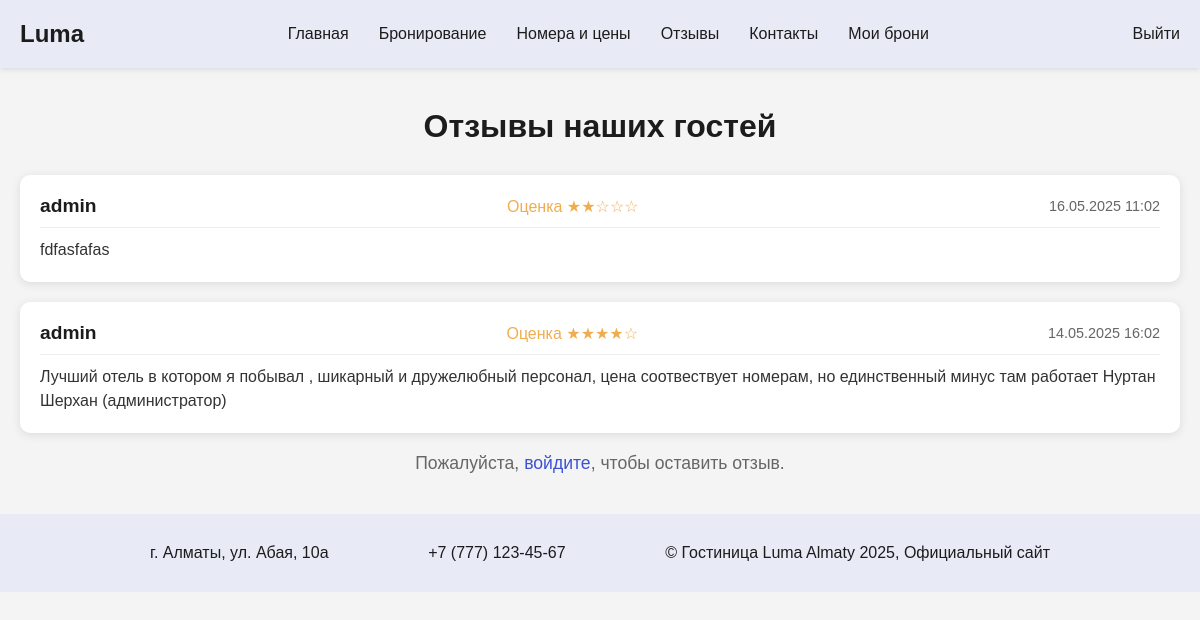
The page /reviews/ on the database as committed earlier.
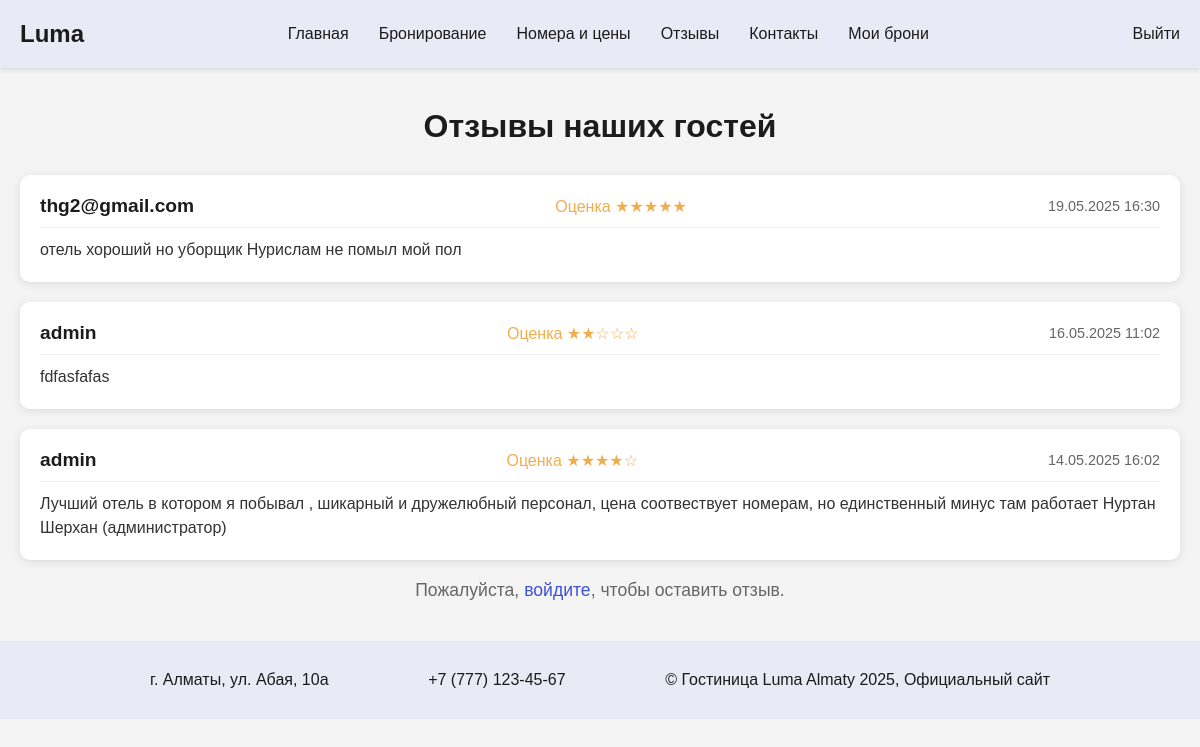
The same page on the database as committed later.
### booking/models.py (models this page shows, shortened)
class Review(models.Model):
    user = models.ForeignKey(User, on_delete=models.CASCADE, verbose_name="Пользователь")
    booking = models.ForeignKey(Booking, on_delete=models.CASCADE, null=True, blank=True, verbose_name="Бронирование")
    rating = models.IntegerField(validators=[MinValueValidator(1), MaxValueValidator(5)], verbose_name="Оценка")
    comment = models.TextField(verbose_name="Комментарий")
    created_at = models.DateTimeField(auto_now_add=True, verbose_name="Дата написания")
    is_approved = models.BooleanField(default=False, verbose_name="Одобрено")
    class Meta:
        verbose_name = "Отзыв"
        verbose_name_plural = "Отзывы"

### booking/views.py (the view)
# urls.py: path('reviews/', views.reviews_view, name='reviews'),
def reviews_view(request):
    reviews = Review.objects.filter(is_approved=True).order_by('-created_at')
    if request.method == 'POST':
        if not request.user.is_authenticated:
            messages.error(request, "Пожалуйста, войдите, чтобы оставить отзыв.")
            return redirect('login')
        form = ReviewForm(request.POST)
        if form.is_valid():
            review = form.save(commit=False)
            review.user = request.user
            review.save()
            messages.success(request, "Ваш отзыв отправлен на модерацию!")
            logger.info(f"Review submitted: User={request.user.username}, Rating={review.rating}")
            return redirect('reviews')
        else:
            logger.warning(f"Review form validation failed: {form.errors}")
    else:
        form = ReviewForm()
    return render(request, 'reviews.html', {'reviews': reviews, 'form': form})

### booking/templates/reviews.html (shortened to what this page needs)
{% load static %}
<!DOCTYPE html>
<html lang="ru">
<head>
    <link rel="stylesheet" href="{% static 'reviews.css' %}">
</head>
<body>
    <header>
        <div class="logo">Luma</div>
        <nav>
            <ul>
                <li><a href="{% url 'home' %}">Главная</a></li>
                <li><a href="{% url 'booking' %}">Бронирование</a></li>
                <li><a href="{% url 'room_list' %}">Номера и цены</a></li>
                <li><a href="{% url 'reviews' %}">Отзывы</a></li>
                <li><a href="{% url 'contact' %}">Контакты</a></li>
                <li><a href="{% url 'my_bookings' %}">Мои брони</a></li>
            </ul>
        </nav>
        <div class="user-account"><a href="{% url 'login' %}">Выйти</a></div>
    </header>
    <main>
        <section class="reviews-section">
            <h2>Отзывы наших гостей</h2>
            <div class="reviews-list">
                {% if reviews %}
                    {% for review in reviews %}
                        <div class="review-card">
                            <div class="review-header">
                                <h3>{{ review.user.username }}</h3>
                                <span class="rating">Оценка {% for i in "12345"|make_list %}{% if forloop.counter <= review.rating %}★{% else %}☆{% endif %}{% endfor %}</span>
                                <p class="date">{{ review.created_at|date:"d.m.Y H:i" }}</p>
                            </div>
                            <p class="comment">{{ review.comment }}</p>
                        </div>
                    {% endfor %}
                {% else %}
                    <p class="no-reviews">Пока нет отзывов.</p>
                {% endif %}
            </div>
            {% if user.is_authenticated %}
                <div class="review-form">
                    <h3>Оставить отзыв</h3>
                    <form method="post">
                        {% csrf_token %}
                        {{ form.as_p }}
                        <button type="submit" class="btn submit-btn">Отправить</button>
                    </form>
                </div>
            {% else %}
                <p class="login-prompt">Пожалуйста, <a href="{% url 'login' %}">войдите</a>, чтобы оставить отзыв.</p>
            {% endif %}
        </section>
    </main>
    <footer>
        <p>г. Алматы, ул. Абая, 10a</p>
        <p>+7 (777) 123-45-67</p>
        <p>© Гостиница Luma Almaty 2025, Официальный сайт</p>
    </footer>
</body>
</html>

Rows that differ between the two databases and show on the page:
added Review: user.username "thg2@gmail.com", rating 5 (drawn), created_at "19.05.2025 16:30", comment "отель хороший но уборщик Нурислам не помыл мой пол"
